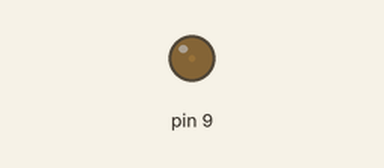
The sketch below on a simulated Arduino Uno, built with avr-gcc and run on an emulated ATmega328P. Parts: output pins drawn as LEDs (lit = HIGH).

Above: at 0.05 s.
At 1.25 s:
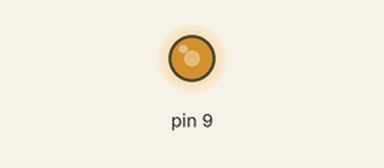
At 2.35 s:
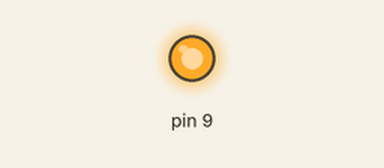
At 4.65 s:
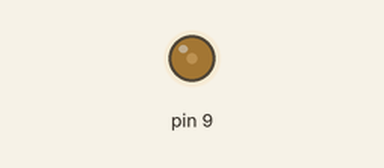
Timing chart, 0 to 7.9 s (numbered marks = the images above):
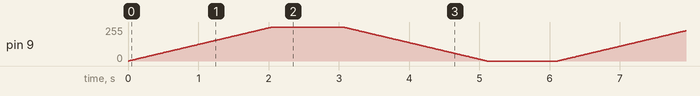

The sketch:

Code.ino
```cpp
unsigned int captured = 0;
void setup()
{
  TCCR1B |= (1<<WGM12);
  TCCR1B &= ~(1<<WGM13);
  TCCR1A |= (1<<WGM10) | (1<<WGM11);

  TCCR1A |= (1<<COM1A1);
  TCCR1A &= ~(1<<COM1A0);

  TCCR1B |= (1<<CS10) | (1<<CS11);
  TCCR1B &= ~(1<<CS12);

  DDRB |= (1<<DDB1);

}
unsigned int i=0;
void loop()
{
  for(i=0;i<1024;i++)
  {
  OCR1A = i;
    delay(2);
  }
  delay(1000);

  for(i=1023;i>0;i--)
  {
  OCR1A = i;
    delay(2);
  }
  delay(1000);
}
```
